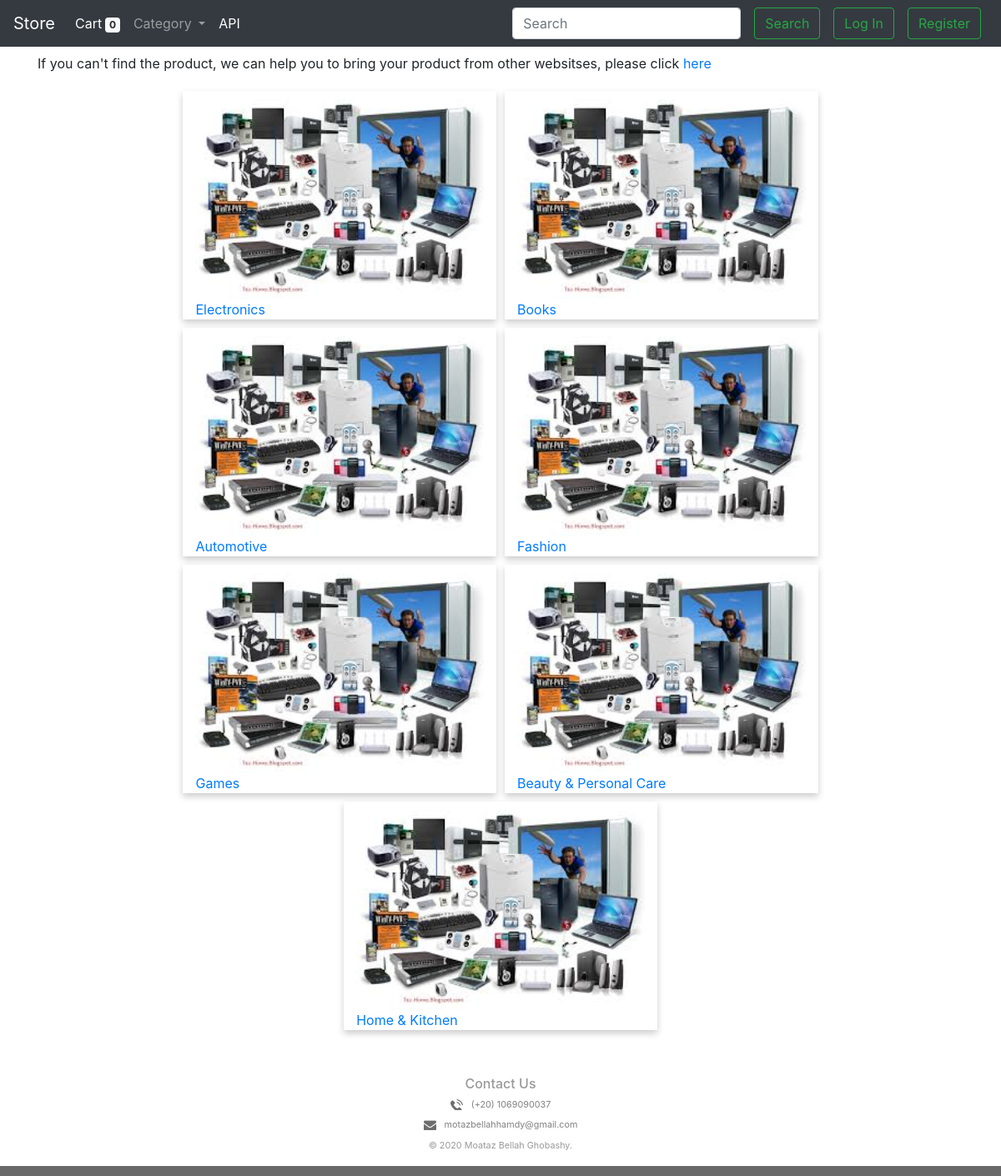
The page / on the database its author committed.
### store/models.py (models this page shows, shortened)
class Category(models.Model):
    name = models.CharField(max_length=64)
    image = models.ImageField(blank=True, null=True)

### store/views.py (the view)
# urls.py: path("", views.index, name="index"),
def index(request):
    category = Category.objects.all()
    if request.user.is_authenticated:
        items_in_cart = Cart.objects.filter(user=request.user)
    else:
        items_in_cart = []
    context = {
        "category": category,
        "no_of_items": len(items_in_cart),
    }
    return render(request, 'store/index.html', context)

### store/templates/store/index.html
{% extends "store/layout.html" %}
{% load static %}
{% block content %}
    <div class="container">
        {% include "components/searchModal.html" %}
        <div class="row justify-content-md-center">
            {% for i in category %}
                <div class="col-md-auto card-wrapper">
                    <img class="thumbnail" src="{{i.image.url}}" alt="Category_image">
                    <div>
                        <a href="{% url 'products' i.id %}">{{ i.name }}</a>
                    </div>
                </div>
            {% endfor%}
        </div>
    </div>
{% endblock content %}

### store/static/style.css (style rules this page uses)
* { box-sizing: border-box; }
.card-wrapper { box-shadow: 0 4px 8px 0 rgba(0, 0, 0, 0.2); transition: 0.3s; margin: 5px; }
.thumbnail { width: 100%; height: 250px; }

### rows shown on the page
Category: image (picture), name "Electronics"
Category: image (picture), name "Books"
Category: image (picture), name "Automotive"
Category: image (picture), name "Fashion"
Category: image (picture), name "Games"
Category: image (picture), name "Beauty & Personal Care"
Category: image (picture), name "Home & Kitchen"

### other values the page prints
{{ no_of_items }} "0"
